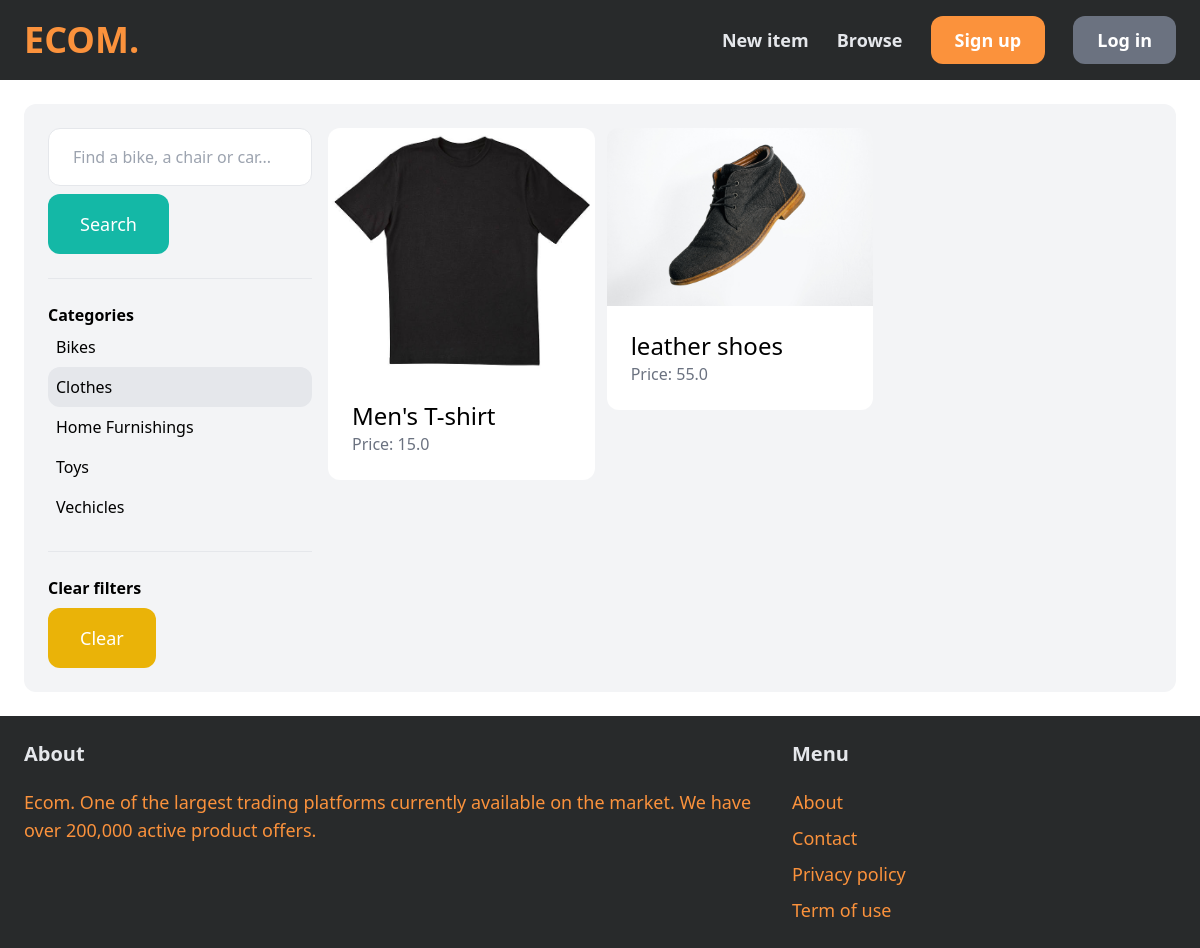
Screenshot of /items/?query=&category=5 with the database file from the repository.
### item/models.py (models this page shows, shortened)
class Category(models.Model):
    name = models.CharField(max_length=255)
    class Meta:
        ordering = ('name',)
        verbose_name_plural = 'Categories'

class Item(models.Model):
    category = models.ForeignKey(Category, related_name='items', on_delete=models.CASCADE)
    name = models.CharField(max_length=255)
    description = models.TextField(blank=True, null=True)
    price = models.FloatField()
    image = models.ImageField(upload_to='item_images', blank=True, null=True)
    is_sold = models.BooleanField(default=False)
    created_by = models.ForeignKey(User, related_name='items', on_delete=models.CASCADE)
    created_at = models.DateTimeField(auto_now_add=True)

### item/views.py (the view)
# urls.py: path('items/', include('item.urls')),
def items(request):
    query = request.GET.get('query', '')
    category_id = request.GET.get('category', 0)
    categories = Category.objects.all()
    items = Item.objects.filter(is_sold=False)
    if category_id:
        items = items.filter(category_id=category_id)
    if query:
        items = items.filter(Q(name__icontains=query) | Q(description__icontains=query))
    return render(request, 'item/items.html', {
        'items': items,
        'query': query,
        'categories': categories,
        'category_id': int(category_id)
    })

### item/templates/item/items.html (shortened to what this page needs)
{% extends 'core/base.html' %}
{% block content %}
    <div class="rounded-xl p-6 grid grid-cols-4 gap-4 bg-gray-100">
        <div class="col-span-1">
            <form method="get" action="{% url 'item:items' %}">
                <input name="query" class="w-full py-4 px-6 border rounded-xl" type="text" value="{{ query }}" placeholder="Find a bike, a chair or car...">
                <button class="mt-2 py-4 px-8 text-lg bg-teal-500 text-white rounded-xl">Search</button>
            </form>
            <hr class="my-6">
            <p class="font-semibold">Categories</p>
            <ul>
                {% for category in categories %}
                    <li class="py-2 px-2 rounded-xl{% if category.id == category_id %} bg-gray-200{% endif %}">
                        <a href="{% url 'item:items' %}?query={{ query }}&category={{ category.id }}">{{ category.name }}</a>
                    </li>
                {% endfor %}
            </ul>
            <hr class="my-6">
            <p class="font-semibold">Clear filters</p>
            <ul>
                <li><a href="{% url 'item:items' %}" class="mt-2 py-4 px-8 inline-block bg-yellow-500 text-lg rounded-xl text-white">Clear</a>
        </div>
        <div class="col-span-3">
            <div class="grid grid-cols-3 gap-3">
                {% for item in items %}
                    <div>
                        <a href="{% url 'item:detail' item.id %}">
                            <div>
                                <img src="{{ item.image.url }}" class="rounded-t-xl">
                            </div>
                            <div class="p-6 bg-white rounded-b-xl">
                                <h2 class="text-2xl">{{ item.name }}</h2>
                                <p class="text-gray-500">Price: {{ item.price }}</p>
                            </div>
                        </a>
                    </div>
                {% endfor %}
            </div>
        </div>
    </div>
{% endblock %}

### rows the page displays
Category: name "Bikes"
Category: name "Clothes"
Category: name "Home Furnishings"
Category: name "Toys"
Category: name "Vechicles"
Item: image (picture), name "Men's T-shirt", price "15.0"
Item: image (picture), name "leather shoes", price "55.0"
